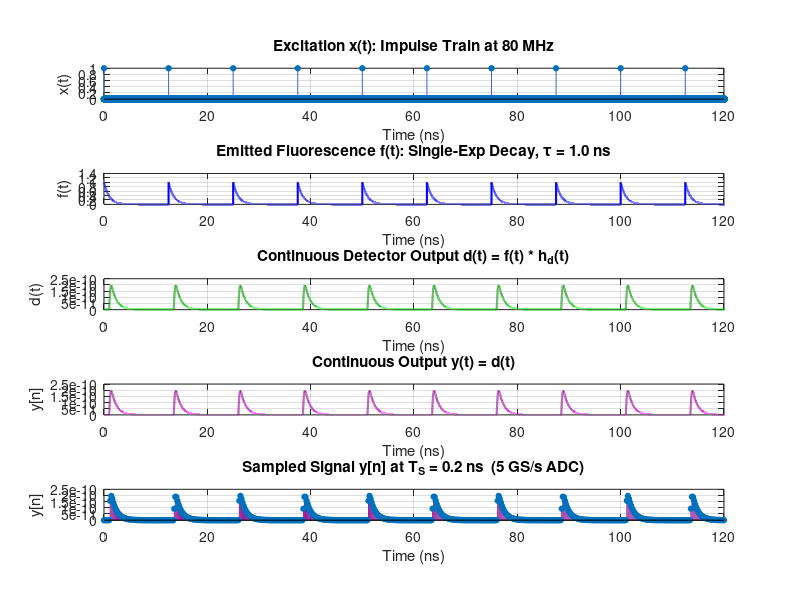

Source code (MATLAB): (Note: this script raises an error after producing the figure.)
% ESE 3510 — Case Study 2: Fluorescence Lifetime Analysis
% Authors: Samir Afsary, Alex Ge, Ahmad Hamzeh

% CONTENTS:
%   Task 1a — Time-domain signals (excitation, fluorescence, detection)
%   Task 1b — Frequency response H_f(jw): numerical vs. theoretical
%   Task 1c — Effect of detector IRF on sampled signal y[n]
%   Task 2a — Why 100 kHz cannot recover 80 MHz fluorescence (aliasing)
%   Task 2b — Heterodyne detection: mixing to a recoverable beat frequency
%   Task 2c — Phase/modulation lifetime estimation from heterodyne signal
%   Task 3a — Phasor equations verified on single-exponential IRF
%   Task 3b — Per-pixel phasor analysis of real FLIM data
%

close all; clear; clc;

%%

% Parameters 
tau     = 1e-9;         % Fluorescence lifetime
T_L     = 12.5e-9;      % Laser period 
f_L     = 1 / T_L;      % Laser frequency 
omega_L = 2*pi * f_L;   % Laser angular frequency 
T_S     = 0.2e-9;       % ADC sampling period [ns]
dt      = 0.001e-9;      % small DT to simulate CT

%% Task 1
% *Part a* 

t = 0 : dt : 10*T_L - dt;   

% Create excitation impulse train
x = zeros(size(t));
for k = 0 : 9
    idx = round(k * T_L / dt) + 1;
    if idx <= length(t)
        x(idx) = 1 / dt;
    end
end

% Fluorescence IRF 
h_f = exp(-t / tau);     

% Calculate emitted fluorescence
f_full = conv(x, h_f) * dt;
f = f_full(1 : length(t));

% Detector IRF
sigma_t = 0.3e-9;   % Detector temporal width [ns]  (fast PMT ~300 ps)
t0      = 1e-9;     % Detector time delay [ns]
h_d     = zeros(size(t));
mask    = (t >= t0);
h_d(mask) = exp(-(t(mask) - t0).^2 / sigma_t^2);   % Zero before t0 (causal)

% Detector output
d_full = conv(f, h_d) * dt;
d = d_full(1 : length(t));

% Analog-to-Digital Conversion
step_size  = round(T_S / dt);
y_n        = d(1 : step_size : end);
t_discrete = t(1 : step_size : end); % Time vector for plotting the discrete points

% Plot functions
fig1 = figure('Name','Task 1a: Time-Domain Signals','NumberTitle','off', ...
              'Position',[50 50 900 750]);
% Excitation
subplot(5,1,1);
stem(t * 1e9, x * dt, 'filled', 'MarkerSize', 4, 'Color', [0.2 0.4 0.8]);
xlabel('Time (ns)'); ylabel('x(t)');
title('Excitation x(t): Impulse Train at 80 MHz');
grid on; xlim([0,120]);

% Emission
subplot(5,1,2);
plot(t * 1e9, f, 'b', 'LineWidth', 1.5);
xlabel('Time (ns)'); ylabel('f(t)');
title(sprintf('Emitted Fluorescence f(t): Single-Exp Decay, \\tau = %.1f ns', tau * 1e9));
grid on; xlim([0,120]);

% Continuous Detector Output
subplot(5,1,3);
plot(t * 1e9, d, 'Color', [0.1 0.6 0.1], 'LineWidth', 1.5);
xlabel('Time (ns)'); ylabel('d(t)');
title('Continuous Detector Output d(t) = f(t) * h_d(t)');
grid on; xlim([0,120]);

% Continuous Output
subplot(5,1,4);
plot(t * 1e9, d, 'Color', [0.6 0.1 0.6], 'LineWidth', 1.5);
xlabel('Time (ns)'); ylabel('y[n]');
title('Continuous Output y(t) = d(t)');
grid on; xlim([0,120]);

% Digitized Output
subplot(5,1,5);
% Overlay the continuous signal lightly behind the discrete samples
stem(t_discrete * 1e9, y_n, 'filled', 'MarkerSize', 4, 'Color', [0.6 0.1 0.6]);
xlabel('Time (ns)'); ylabel('y[n]');
title(sprintf('Sampled Signal y[n] at T_S = %.1f ns  (5 GS/s ADC)', T_S * 1e9));
grid on; xlim([0,120]);

sgtitle('Task 1a: Time-Domain Signal Chain', 'FontSize', 13, 'FontWeight', 'bold');

%% 
% *Part b*

% Numerical frequency response via DFT
N = length(h_f);
H_f_num = fft(h_f) * T_S; % Scale by T_S for continuous-FT approximation
f_axis = (0 : N-1) / (N * T_S);   

% Theoretical frequency response at the same frequencies
omega_axis = 2*pi * f_axis;  
H_f_theory = tau ./ (1 + 1j * omega_axis * tau);

% Plot frequency responses
fig2 = figure('Name','Task 1b: Frequency Response H_f(jw)', ...
    'NumberTitle','off', 'Position',[50 50 900 550]);

subplot(2,1,1);
plot(f_axis, abs(H_f_num),    'b-',  'LineWidth', 2.0); hold on;
plot(f_axis, abs(H_f_theory), 'r--', 'LineWidth', 1.5);
xlabel('Frequency (GHz)'); ylabel('|H_f(j\omega)|');
title('Magnitude — Numerical FFT vs. Theoretical \tau/(1+j\omega\tau)');
legend('Numerical FFT', 'Theoretical');
grid on;

subplot(2,1,2);
plot(f_axis, angle(H_f_num)*180/pi,    'b-',  'LineWidth', 2.0); hold on;
plot(f_axis, angle(H_f_theory)*180/pi, 'r--', 'LineWidth', 1.5);
xlabel('Frequency (GHz)'); ylabel('Phase (degrees)');
title('Phase — Numerical FFT vs. Theoretical  \angle H_f = -atan(\omega\tau)');
legend('Numerical FFT', 'Theoretical');
grid on;

sgtitle('Task 1b: Fluorescence Frequency Response H_f(j\omega)', ...
        'FontSize', 13, 'FontWeight', 'bold');

%% 
% *Part C*

% Three detector scenarios: fast, medium, slow
sigma_vals = [0.1e-9,  2.5e-9,  10.0e-9]; % Detector widths
t0_vals = [0.3e-9,  1.0e-9,  2.5e-9];     % Time delays 
colors = {[0 0.4 1], [0.1 0.7 0.1], [0.8 0.1 0.1]};
labels = {'\sigma_t=0.1 ns (fast)',  ...
          '\sigma_t=2.5 ns (medium)', ...
          '\sigma_t=10.0 ns (slow)'};

fig3 = figure('Name','Task 1c: Detector IRF Impact','NumberTitle','off', ...
              'Position',[50 50 1100 600]);

for k = 1 : 3
    % Build detector IRF for this scenario
    h_dk = zeros(size(t));
    mask_k = (t >= t0_vals(k));
    h_dk(mask_k) = exp(-(t(mask_k) - t0_vals(k)) / sigma_vals(k));

    % Convolve fluorescence with this detector
    dk_full = conv(f, h_dk) * T_S;
    dk = dk_full(1 : length(t));

    % Top row: detector IRFs
    subplot(2, 3, k);
    plot(t, h_dk, 'Color', colors{k}, 'LineWidth', 1.8);
    xlabel('Time (s)'); ylabel('h_d(t)');
    title(labels{k}); grid on;

    % Bottom row: resulting y[n]
    subplot(2, 3, k+3);
    stem(t, dk, 'filled', 'MarkerSize', 2, 'Color', colors{k});
    xlabel('Time (s)'); ylabel('y[n]');
    title(sprintf('y[n]: \\sigma_t=%.1f ns, t_0=%.1f ns', ...
        sigma_vals(k) * 10^9, t0_vals(k) * 10^9));
    grid on;
end

sgtitle({'Detector IRF Impact on y[n]'}, 'FontSize', 12, ...
    'FontWeight', 'bold');

%% Task 2
% *Part a*
f_L_hz     = 100e6;               % Laser modulation frequency
omega_L_hz = 2*pi * f_L_hz;      

% Modulation depth and phase of the fluorescence
M_theory   = 1 / sqrt(1 + (omega_L_hz * tau)^2);
phi_theory = -atan(omega_L_hz * tau);  % rad

fprintf('Laser frequency       f_L  = %g MHz\n', f_L_hz/1e6);
fprintf('Modulation depth      M    = %.4f\n', M_theory);
fprintf('Phase shift           phi  = %.4f rad = %.2f deg\n', ...
        phi_theory, phi_theory*180/pi);
fprintf('100 kHz Nyquist             = 50 kHz << 100 MHz  => ALIASED\n');
fprintf('Conclusion: slow sampling loses phase => cannot estimate tau\n\n');

% Show aliasing visually over a 0.5 µs window
T_S_slow  = 1e-5;                      % 10 µs per sample
t_fast_s  = 0 : 1e-10 : 5e-5;          % 0.5 µs at 10 GHz (true signal)
t_slow_s  = 0 : T_S_slow : 5e-5;       % 100 kHz samples

x_fast    = 1 + cos(omega_L_hz * t_fast_s);
f_fast    = 1 + M_theory * cos(omega_L_hz * t_fast_s + phi_theory);
x_slow_s  = 1 + cos(omega_L_hz * t_slow_s);
f_slow_s  = 1 + M_theory * cos(omega_L_hz * t_slow_s + phi_theory);

fig4 = figure('Name','Task 2a: Aliasing at 100 kHz','NumberTitle','off', ...
              'Position',[50 50 900 500]);

subplot(2,1,1);
plot(t_fast_s*1e6, x_fast, 'b', 'LineWidth', 1); hold on;
stem(t_slow_s*1e6, x_slow_s, 'r', 'filled', 'MarkerSize', 7);
xlabel('Time (\mus)'); ylabel('Amplitude');
title('Excitation x(t): True 80 MHz vs. 100 kHz Samples (aliased)');
legend('True x(t)', '100 kHz samples'); grid on; xlim([0, 10]);

subplot(2,1,2);
plot(t_fast_s*1e6, f_fast, 'b', 'LineWidth', 1); hold on;
stem(t_slow_s*1e6, f_slow_s, 'r', 'filled', 'MarkerSize', 7);
xlabel('Time (\mus)'); ylabel('Amplitude');
title('Fluorescence f(t): 80 MHz aliases at 100 kHz => phase info destroyed');
legend('True f(t)', '100 kHz samples'); grid on; 
xlim([0, 50]);

sgtitle('Task 2a: 100 kHz Sampling Cannot Recover 80 MHz Phase', ...
        'FontSize', 12, 'FontWeight', 'bold');

%% =========================================================================
%  TASK 2b: Heterodyne Detection
%
%  Multiply f(t) by g(t) = cos(omega_g * t) where omega_g is slightly
%  offset from omega_L so a low-frequency "beat" falls within the
%  100 kHz ADC bandwidth.
%
%  Mixing product (using trig identity):
%    f(t)*g(t) ~ M/2 * cos((omega_L - omega_g)*t + phi) + high-freq terms
%  where the beat frequency  delta_f = f_L - f_g  is << 50 kHz (Nyquist).
%
%  After a low-pass filter (LPF), only the beat survives.
%  The beat PRESERVES the phase phi (and modulation M) of the fluorescence,
%  so lifetime can be recovered via heterodyne comparison with the
%  beat from a reference copy of the excitation.
% =========================================================================

delta_f   = 1e3;                         % Intermediate/beat frequency [Hz] = 1 kHz
f_g_hz    = f_L_hz - delta_f;           % Mixer (heterodyne) frequency [Hz]
omega_g   = 2*pi * f_g_hz;

% Simulate using 1 µs time steps over 5 ms (many beat cycles).
% 1 µs >> 1/80 MHz so the 80 MHz carrier is not resolved — that is fine;
% we only need to track the envelope (beat), which is at 1 kHz.
T_S_mid   = 1e-6;                        % 1 µs intermediate sampling [s]
t_mid     = 0 : T_S_mid : 5e-3;         % 5 ms window

f_mid     = 1 + M_theory * cos(omega_L_hz * t_mid + phi_theory);  % Fluorescence
x_mid     = 1 + cos(omega_L_hz * t_mid);                          % Excitation
g_mid     = cos(omega_g * t_mid);                                   % Mixer

det_f     = f_mid .* g_mid;     % Fluorescence after mixing
det_x     = x_mid .* g_mid;     % Excitation after mixing (reference channel)

% LPF: zero out FFT bins above 2 kHz to isolate the beat
N_mid     = length(t_mid);
f_mid_ax  = (-N_mid/2 : N_mid/2-1) / (N_mid * T_S_mid);   % Centered freq axis [Hz]
LPF_cut   = 2 * delta_f;   % 2 kHz cutoff

F_det_f   = fftshift(fft(det_f));
F_det_x   = fftshift(fft(det_x));
lpf_mask  = (abs(f_mid_ax) <= LPF_cut);

y_beat_f  = real(ifft(ifftshift(F_det_f .* lpf_mask)));
y_beat_x  = real(ifft(ifftshift(F_det_x .* lpf_mask)));

% ---- Figure 5: Task 2b — Time Domain ----
fig5 = figure('Name','Task 2b: Heterodyne - Time Domain','NumberTitle','off', ...
              'Position',[50 50 900 650]);

subplot(3,1,1);
plot(t_mid*1e3, f_mid, 'b', 'LineWidth', 0.6);
xlabel('Time (ms)'); ylabel('f(t)'); grid on;
title(sprintf('Fluorescence f(t) at %g MHz — oscillates too fast to sample', f_L_hz/1e6));

subplot(3,1,2);
plot(t_mid*1e3, det_f, 'Color',[0.1 0.6 0.1], 'LineWidth', 0.6);
xlabel('Time (ms)'); ylabel('f(t) \cdot g(t)'); grid on;
title(sprintf('After Mixing: f(t)\\cdotg(t), g at f_g = %g MHz', f_g_hz/1e6));

subplot(3,1,3);
plot(t_mid*1e3, y_beat_f, 'r',  'LineWidth', 1.8); hold on;
plot(t_mid*1e3, y_beat_x, 'b--','LineWidth', 1.8);
xlabel('Time (ms)'); ylabel('Amplitude'); grid on;
title(sprintf('After LPF: Beat at \\Delta f = %g kHz — detectable at 100 kHz', delta_f/1e3));
legend('Fluorescence beat','Excitation beat (ref)');

sgtitle('Task 2b: Heterodyne Detection — Time Domain', ...
        'FontSize', 12, 'FontWeight', 'bold');

% ---- Figure 6: Task 2b — Frequency Domain ----
fig6 = figure('Name','Task 2b: Heterodyne - Freq Domain','NumberTitle','off', ...
              'Position',[50 50 900 650]);

subplot(3,1,1);
F_f_mid = fftshift(fft(f_mid));
plot(f_mid_ax/1e6, abs(F_f_mid)/N_mid, 'b', 'LineWidth', 1.2);
xlabel('Frequency (MHz)'); ylabel('|F(\omega)|');
title('Spectrum of f(t): peaks at \pm80 MHz');
xlim([-200, 200]); grid on;

subplot(3,1,2);
plot(f_mid_ax/1e6, abs(F_det_f)/N_mid, 'Color',[0.1 0.6 0.1], 'LineWidth', 1.2);
xlabel('Frequency (MHz)'); ylabel('|F(\omega)|');
title(sprintf('After Mixing: peaks at f_L \\pm f_g = \\pm%g MHz and 0 MHz', ...
              (f_L_hz + f_g_hz)/2/1e6));
xlim([-200, 200]); grid on;

subplot(3,1,3);
plot(f_mid_ax/1e3, abs(F_det_f .* lpf_mask)/N_mid, 'r',  'LineWidth', 1.8); hold on;
plot(f_mid_ax/1e3, abs(F_det_x .* lpf_mask)/N_mid, 'b--','LineWidth', 1.8);
xlabel('Frequency (kHz)'); ylabel('|Y(j\omega)|');
title(sprintf('After LPF: Beat at \\pm%g kHz — within 100 kHz bandwidth', delta_f/1e3));
legend('|Y_f(j\omega)|','|Y_x(j\omega)| (ref)');
xlim([-5, 5]); grid on;

sgtitle('Task 2b: Heterodyne Detection — Frequency Domain', ...
        'FontSize', 12, 'FontWeight', 'bold');


%% =========================================================================
%  TASK 2c: Phase Shift and Modulation — Heterodyne Lifetime Estimation
%
%  Phase relationship:
%    Phase of fluorescence beat = phi_f = phi_fluorescence + phi_g
%    Phase of excitation beat   = phi_x = 0              + phi_g
%    => Delta_phi = phi_f - phi_x = phi_fluorescence = -atan(omega_L * tau)
%    => tau = -tan(Delta_phi) / omega_L
%
%  Modulation relationship:
%    Delta_M = M_fluorescence / M_excitation = 1 / sqrt(1 + (omega_L*tau)^2)
%    => tau = sqrt(1/Delta_M^2 - 1) / omega_L
% =========================================================================

% Resample beats at 100 kHz (well above the 1 kHz beat frequency)
T_S_100k  = 1 / 100e3;
t_100k    = t_mid(1) : T_S_100k : t_mid(end);

y_f_100k  = interp1(t_mid, y_beat_f, t_100k, 'linear', 0);
y_x_100k  = interp1(t_mid, y_beat_x, t_100k, 'linear', 0);

% Extract phase and amplitude at the beat frequency using DFT
N_100k   = length(t_100k);
Y_f_dft  = fft(y_f_100k);
Y_x_dft  = fft(y_x_100k);

% DFT bin index for delta_f
k_beat   = round(delta_f * N_100k * T_S_100k) + 1;

phase_f    = angle(Y_f_dft(k_beat));
phase_x    = angle(Y_x_dft(k_beat));
delta_phi  = phase_f - phase_x;    % Phase difference [rad]

amp_f      = abs(Y_f_dft(k_beat));
amp_x      = abs(Y_x_dft(k_beat));
delta_M    = amp_f / amp_x;        % Modulation ratio

% Lifetime estimates
tau_from_phase = -tan(delta_phi) / omega_L_hz * 1e9;   % [ns]
tau_from_mod   = sqrt(max(0, 1/delta_M^2 - 1)) / omega_L_hz * 1e9;  % [ns]

fprintf('=== Task 2c ===\n');
fprintf('Phase difference   Delta_phi = %.4f rad = %.2f deg\n', ...
        delta_phi, delta_phi*180/pi);
fprintf('Modulation ratio   Delta_M   = %.4f\n', delta_M);
fprintf('Lifetime (phase):  tau = %.4f ns  (true: %.1f ns)\n', tau_from_phase, tau);
fprintf('Lifetime (modulation): tau = %.4f ns  (true: %.1f ns)\n\n', tau_from_mod, tau);

% ---- Figure 7: Task 2c ----
fig7 = figure('Name','Task 2c: Phase Shift and Lifetime Estimation', ...
              'NumberTitle','off','Position',[50 50 900 500]);

subplot(2,1,1);
plot(t_100k*1e3, y_x_100k, 'b', 'LineWidth', 1.8); hold on;
plot(t_100k*1e3, y_f_100k, 'r', 'LineWidth', 1.8);
xlabel('Time (ms)'); ylabel('Amplitude');
title(sprintf('Beat Signals at 100 kHz — Phase Shift \\Delta\\phi = %.2f°', ...
              delta_phi*180/pi));
legend('Excitation beat (reference)','Fluorescence beat'); grid on;
xlim([0, 5]);

subplot(2,1,2);
f_ax_100k = (0 : N_100k-1) / (N_100k * T_S_100k);
plot(f_ax_100k/1e3, abs(Y_x_dft)/N_100k, 'b', 'LineWidth', 1.8); hold on;
plot(f_ax_100k/1e3, abs(Y_f_dft)/N_100k, 'r', 'LineWidth', 1.8);
xlabel('Frequency (kHz)'); ylabel('Magnitude');
title(sprintf('Spectra — \\tau from phase: %.3f ns, from modulation: %.3f ns', ...
              tau_from_phase, tau_from_mod));
legend('Excitation','Fluorescence'); grid on;
xlim([0, 5]);

sgtitle('Task 2c: Heterodyne Lifetime Estimation', ...
        'FontSize', 12, 'FontWeight', 'bold');


%% =========================================================================
%  TASK 3a: Phasor Equations — Verification on Single Exponential
%
%  Phasor components (integrated over one laser period T_L):
%    g = integral( h_f(t)*cos(omega_L*t) dt ) / integral( h_f(t) dt )
%    s = integral( h_f(t)*sin(omega_L*t) dt ) / integral( h_f(t) dt )
%
%  Analytical solution for h_f(t) = exp(-t/tau) integrated over [0, inf]:
%    g = 1 / ( 1 + (omega_L*tau)^2 )
%    s = (omega_L*tau) / ( 1 + (omega_L*tau)^2 )
%
%  Lifetime recovery:
%    tau = s / (omega_L * g) = (omega_L*tau) / (omega_L * 1) = tau  [checks out]
%
%  Interpretation:
%    g = "in-phase" component — higher g means shorter lifetime (less phase lag)
%    s = "quadrature" component — peaks at omega_L*tau = 1  (tau = 1/(2*pi*f_L))
%    Together (g,s) lie on the universal semicircle of radius 0.5 centered at (0.5,0)
% =========================================================================

% Analytical phasor for tau = 1 ns, omega_L in rad/ns
g_theory_3a = 1 / (1 + (omega_L * tau)^2);
s_theory_3a = (omega_L * tau) / (1 + (omega_L * tau)^2);
tau_from_phasor_theory = s_theory_3a / (omega_L * g_theory_3a);

% Numerical phasor: integrate h_f over one period using trapezoidal rule
t_phasor  = 0 : 0.001 : T_L;             % Fine grid [ns]
h_f_p     = exp(-t_phasor / tau);         % IRF samples

norm_hf   = trapz(t_phasor, h_f_p);
g_num_3a  = trapz(t_phasor, h_f_p .* cos(omega_L * t_phasor)) / norm_hf;
s_num_3a  = trapz(t_phasor, h_f_p .* sin(omega_L * t_phasor)) / norm_hf;
tau_from_phasor_num = s_num_3a / (omega_L * g_num_3a);

fprintf('=== Task 3a: Phasor Verification (tau = %.1f ns) ===\n', tau);
fprintf('Theoretical: g=%.4f  s=%.4f  tau=%.4f ns\n', ...
        g_theory_3a, s_theory_3a, tau_from_phasor_theory);
fprintf('Numerical:   g=%.4f  s=%.4f  tau=%.4f ns\n\n', ...
        g_num_3a, s_num_3a, tau_from_phasor_num);

% Universal semicircle: all single-exponential lifetimes lie on this curve
theta_sc = linspace(0, pi, 500);
g_sc = 0.5 + 0.5*cos(theta_sc);
s_sc = 0.5*sin(theta_sc);

% Mark several tau values on the semicircle for reference
tau_marks = [0.2, 0.4, 0.8, 1.0, 2.0, 4.0, 8.0];

fig8 = figure('Name','Task 3a: Phasor Diagram','NumberTitle','off', ...
              'Position',[50 50 700 500]);
plot(g_sc, s_sc, 'k-', 'LineWidth', 2); hold on;

for tm = tau_marks
    g_tm = 1 / (1 + (omega_L*tm)^2);
    s_tm = (omega_L*tm) / (1 + (omega_L*tm)^2);
    plot(g_tm, s_tm, 'ko', 'MarkerSize', 6, 'MarkerFaceColor', [0.7 0.7 0.7]);
    text(g_tm + 0.02, s_tm + 0.01, sprintf('%.1f ns', tm), 'FontSize', 8);
end

plot(g_theory_3a, s_theory_3a, 'ro', 'MarkerSize', 12, 'MarkerFaceColor', 'r');
plot(g_num_3a,    s_num_3a,    'b+', 'MarkerSize', 12, 'LineWidth', 2.5);

xlabel('g  (in-phase component)', 'FontSize', 11);
ylabel('s  (quadrature component)', 'FontSize', 11);
title(sprintf('Phasor Diagram — \\tau = %.1f ns lies on the universal semicircle', tau), ...
      'FontSize', 11);
legend('Universal semicircle','Lifetime labels','Theoretical','Numerical', ...
       'Location','northwest');
grid on; axis equal; xlim([0, 1]); ylim([0, 0.6]);

sgtitle('Task 3a: Phasor Components g and s', ...
        'FontSize', 13, 'FontWeight', 'bold');


%% =========================================================================
%  TASK 3b: Phasor Analysis of Real FLIM Data
%
%  Data: FLIMhistogram.mat  —  512×512 spatial pixels, ~98 time bins
%  Each pixel contains a time-resolved photon count histogram h[n].
%  Laser: 80 MHz two-photon excitation => T_L = 12.5 ns.
%
%  Per-pixel phasor:
%    g_px = sum( h[n]*cos(omega_L*t[n]) ) / sum( h[n] )
%    s_px = sum( h[n]*sin(omega_L*t[n]) ) / sum( h[n] )
%    tau_px = s_px / (omega_L * g_px)
%
%  Expected results for NAD(P)H in cancer cells:
%    Free  NAD(P)H: tau ~ 0.3–0.5 ns
%    Bound NAD(P)H: tau ~ 1–4 ns
%    (Points cluster inside the semicircle for mixed/multi-exponential pixels)
% =========================================================================

fprintf('=== Task 3b: Loading FLIM data ===\n');

% Try current directory first, then ../input/ for submission folder structure
try
    load('data\FLIMhistogram.mat');
    fprintf('Loaded FLIMhistogram from current directory.\n');
catch
    try
        load('../input/FLIMhistogram.mat');
        fprintf('Loaded FLIMhistogram from ../input/\n');
    catch
        error(['FLIMhistogram.mat not found. ', ...
               'Place it in the same folder as main.m and re-run.']);
    end
end

% Time axis (given in starter code)
timeRes_FLIM = 0.1280;    % Time bin width [ns]
time_FLIM    = timeRes_FLIM * (0 : size(FLIMhistogram,3)-1);  % [ns]

% Laser period and angular frequency for phasor computation
T_L_FLIM     = 12.5;                    % [ns]
omega_L_FLIM = 2*pi / T_L_FLIM;        % [rad/ns]

[Nx, Ny, Nt] = size(FLIMhistogram);
fprintf('Image size: %d x %d pixels, %d time bins (%.3f ns/bin)\n', ...
        Nx, Ny, Nt, timeRes_FLIM);

% Reshape to (Npix × Nt) matrix for vectorized phasor computation
H = reshape(double(FLIMhistogram), Nx*Ny, Nt);

% Precompute cosine and sine vectors at the fundamental laser frequency
cos_vec = cos(omega_L_FLIM * time_FLIM);   % 1×Nt
sin_vec = sin(omega_L_FLIM * time_FLIM);   % 1×Nt

% Total photon count per pixel (the normalization denominator)
norm_H = sum(H, 2);    % Npix×1

% Only compute phasor for pixels with enough photons to be meaningful
valid = (norm_H > 10);

g_vec = zeros(Nx*Ny, 1);
s_vec = zeros(Nx*Ny, 1);

% Vectorized dot products: each row of H times cos_vec/sin_vec
g_vec(valid) = (H(valid, :) * cos_vec') ./ norm_H(valid);
s_vec(valid) = (H(valid, :) * sin_vec') ./ norm_H(valid);

% Lifetime from phasor: tau = s / (omega_L * g)
tau_vec = s_vec ./ (omega_L_FLIM * g_vec);

% Reshape phasor components and lifetime back to image grids
g_map   = reshape(g_vec, Nx, Ny);
s_map   = reshape(s_vec, Nx, Ny);
tau_map = reshape(tau_vec, Nx, Ny);

% Mask pixels with unphysical lifetimes (empty, negative, or > 6 ns)
tau_map(~reshape(valid, Nx, Ny)) = NaN;
tau_map(tau_map < 0)  = NaN;
tau_map(tau_map > 6)  = NaN;

fprintf('Mean   lifetime (valid pixels): %.3f ns\n', mean(tau_map(:), 'omitnan'));
fprintf('Median lifetime (valid pixels): %.3f ns\n', median(tau_map(:), 'omitnan'));

% ---- Figure 9: Lifetime Image ----
fig9 = figure('Name','Task 3b: Fluorescence Lifetime Image','NumberTitle','off', ...
              'Position',[50 50 700 650]);

imagesc(tau_map, [0, 3]);   % Color range 0–3 ns (typical for NAD(P)H)
colormap(jet);
cb = colorbar;
cb.Label.String = 'Lifetime \tau (ns)';
cb.FontSize = 11;
axis image; axis off;
title({'Fluorescence Lifetime Image', ...
       'NAD(P)H in Breast Cancer Cells (2-photon FLIM)'}, 'FontSize', 12);

% ---- Figure 10: Sample Pixel Decay Curves ----
% Find the pixel with the highest photon count as a representative example
[~, idx_best] = max(norm_H);
[px_b, py_b]  = ind2sub([Nx, Ny], idx_best);

% Find a second pixel: nearest to the median lifetime among bright pixels
tau_valid_vec = tau_vec;
tau_valid_vec(~valid | tau_vec < 0 | tau_vec > 6) = NaN;
tau_median_val = median(tau_valid_vec(:), 'omitnan');
bright_idx     = find(valid & norm_H > 50);
[~, offset]    = min(abs(tau_valid_vec(bright_idx) - tau_median_val));
idx_med        = bright_idx(offset);
[px_m, py_m]   = ind2sub([Nx, Ny], idx_med);

fig10 = figure('Name','Task 3b: Sample Decay Curves','NumberTitle','off', ...
               'Position',[50 50 900 420]);

for kk = 1:2
    if kk == 1
        px = px_b; py = py_b; lbl = 'Brightest pixel';
    else
        px = px_m; py = py_m; lbl = 'Median-lifetime pixel';
    end
    subplot(1,2,kk);
    decay = squeeze(FLIMhistogram(px, py, :));
    plot(time_FLIM, decay, 'b.-', 'LineWidth', 1.5, 'MarkerSize', 8); hold on;
    tau_px = tau_map(px, py);
    if ~isnan(tau_px) && tau_px > 0
        A_fit = max(decay);
        plot(time_FLIM, A_fit * exp(-time_FLIM / tau_px), 'r--', 'LineWidth', 1.8);
        legend('Data', sprintf('Phasor \\tau = %.2f ns', tau_px), ...
               'Location','northeast');
    end
    xlabel('Time (ns)'); ylabel('Photon Count');
    title(sprintf('%s (%d,%d)', lbl, px, py)); grid on;
end

sgtitle('Task 3b: Sample Pixel Fluorescence Decay Curves', ...
        'FontSize', 12, 'FontWeight', 'bold');

% ---- Figure 11: Phasor Plot (density image) ----
% Extract valid phasor points in physical range
valid_pts = valid & g_vec > 0 & g_vec < 1 & s_vec >= 0 & s_vec < 0.6;
g_pts     = g_vec(valid_pts);
s_pts     = s_vec(valid_pts);

% Build 2D density histogram (log scale avoids bright-pixel dominance)
g_edges  = linspace(0, 1,   201);
s_edges  = linspace(0, 0.55, 151);
[counts, ~, ~] = histcounts2(g_pts, s_pts, g_edges, s_edges);
g_ctrs   = (g_edges(1:end-1) + g_edges(2:end)) / 2;
s_ctrs   = (s_edges(1:end-1) + s_edges(2:end)) / 2;

fig11 = figure('Name','Task 3b: Phasor Plot','NumberTitle','off', ...
               'Position',[50 50 800 580]);

imagesc(g_ctrs, s_ctrs, log1p(counts'));   % Transpose: x=g, y=s
set(gca, 'YDir', 'normal');
colormap(hot);
cb2 = colorbar;
cb2.Label.String = 'log(1 + pixel count)';
hold on;

% Overlay universal semicircle
plot(g_sc, s_sc, 'w-', 'LineWidth', 2);

% Mark lifetime values on the semicircle
tau_labels_flim = [0.2, 0.4, 0.8, 1.0, 1.6, 2.0, 3.2, 4.0];
for tl = tau_labels_flim
    g_tl = 1 / (1 + (omega_L_FLIM * tl)^2);
    s_tl = (omega_L_FLIM * tl) / (1 + (omega_L_FLIM * tl)^2);
    plot(g_tl, s_tl, 'wo', 'MarkerSize', 5, 'MarkerFaceColor', 'w');
    text(g_tl + 0.01, s_tl + 0.01, sprintf('%.1f ns', tl), ...
         'Color', 'w', 'FontSize', 8);
end

xlabel('g  (in-phase)', 'FontSize', 11);
ylabel('s  (quadrature)', 'FontSize', 11);
title({'Task 3b: Phasor Plot — All Pixels', ...
       'Pixel density (hot colormap, log scale); white curve = universal semicircle'}, ...
      'FontSize', 11);
xlim([0, 1]); ylim([0, 0.55]); grid on;

sgtitle('Task 3b: FLIM Phasor Plot', 'FontSize', 13, 'FontWeight', 'bold');

fprintf('\nAll tasks complete — %d figures generated.\n', 11);
